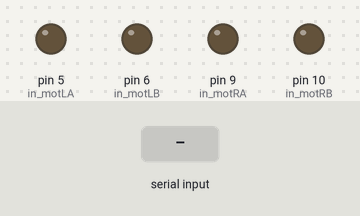
A sketch run on a simulated Arduino Uno, built with avr-gcc and run on an emulated ATmega328P. On the bench: output pins drawn as LEDs (lit = HIGH). The inputs (shaded band) are chosen by the test bench.

Above: at 1.2 s.
1.3 s: "F" received over the second serial link
At 2.1 s:
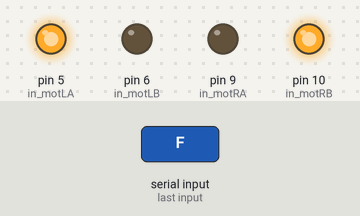
2.8 s: "B" received over the second serial link
At 3.3 s:
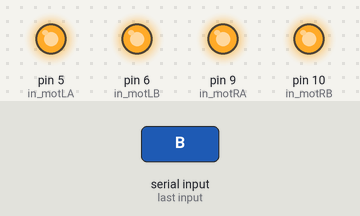
4.3 s: "S" received over the second serial link
At 5.5 s:
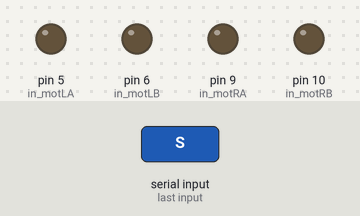
5.8 s: "L" received over the second serial link
At 6.8 s:
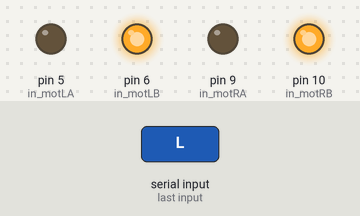
7.3 s: "F" received over the second serial link
At 7.9 s:
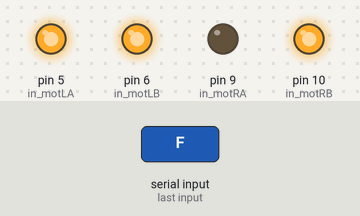
8.8 s: "R" received over the second serial link
At 10.2 s:
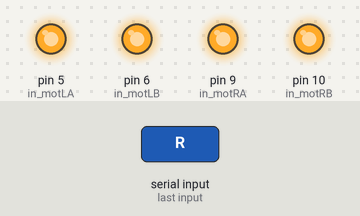
Timing chart, 0 to 11.3 s (numbered marks = the images above; inputs shaded):
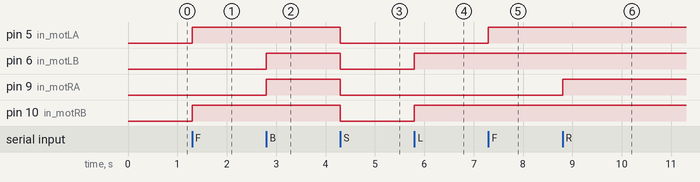

Measured:
- after the input at 1.3 s, pin 5 (in_motLA), pin 10 (in_motRB): LOW → HIGH at once
- after the input at 2.8 s, pin 6 (in_motLB), pin 9 (in_motRA): LOW → HIGH at once
- after the input at 4.3 s, pin 5 (in_motLA), pin 6 (in_motLB), pin 9 (in_motRA), pin 10 (in_motRB): HIGH → LOW at once
- after the input at 5.8 s, pin 6 (in_motLB), pin 10 (in_motRB): LOW → HIGH at once
- after the input at 7.3 s, pin 5 (in_motLA): LOW → HIGH at once
- after the input at 8.8 s, pin 9 (in_motRA): LOW → HIGH at once

The sketch:

arducar_v1.ino
```cpp
#include <SoftwareSerial.h>
SoftwareSerial bluetooth(0,1);

const int in_motLA = 5 ;
const int in_motLB = 6 ;
const int in_motRA = 9 ;
const int in_motRB = 10;
char inputC;

void setup()
{
  pinMode(in_motLA,OUTPUT);
  pinMode(in_motLB,OUTPUT);
  pinMode(in_motRA,OUTPUT);
  pinMode(in_motRB,OUTPUT);
  bluetooth.begin(115200);
  Serial.begin(115200);
}

void loop()
{
  if (bluetooth.available() > 0)
  {
    inputC = (bluetooth.read());
    //Serial.print(inputC);
    switch (inputC)
    {
      case 'F':
        forward();
        break;

      case 'B':
        backward();
        break;

      case 'L':
        turnleft();
        break;

      case 'R':
        turnright();
        break;

      case 'S':
        stopping();
        break;
    }
  }
}

void forward()
{
  digitalWrite(in_motLA,HIGH) ; //előre megy
  digitalWrite(in_motRB,HIGH) ;
}

void backward()
{
  digitalWrite(in_motLB,HIGH) ;   //hátra megy
  digitalWrite(in_motRA,HIGH) ;
}

void turnleft()
{
  digitalWrite(in_motLB,HIGH) ; //balra fordul
  digitalWrite(in_motRB,HIGH) ;
}

void turnright()
{
  digitalWrite(in_motLA,HIGH) ;   //jobbra fordul
  digitalWrite(in_motRA,HIGH) ;
}
void stopping()
{
  digitalWrite(in_motLA,LOW);
  digitalWrite(in_motRB,LOW);
  digitalWrite(in_motLB,LOW);
  digitalWrite(in_motRA,LOW);
}
```
